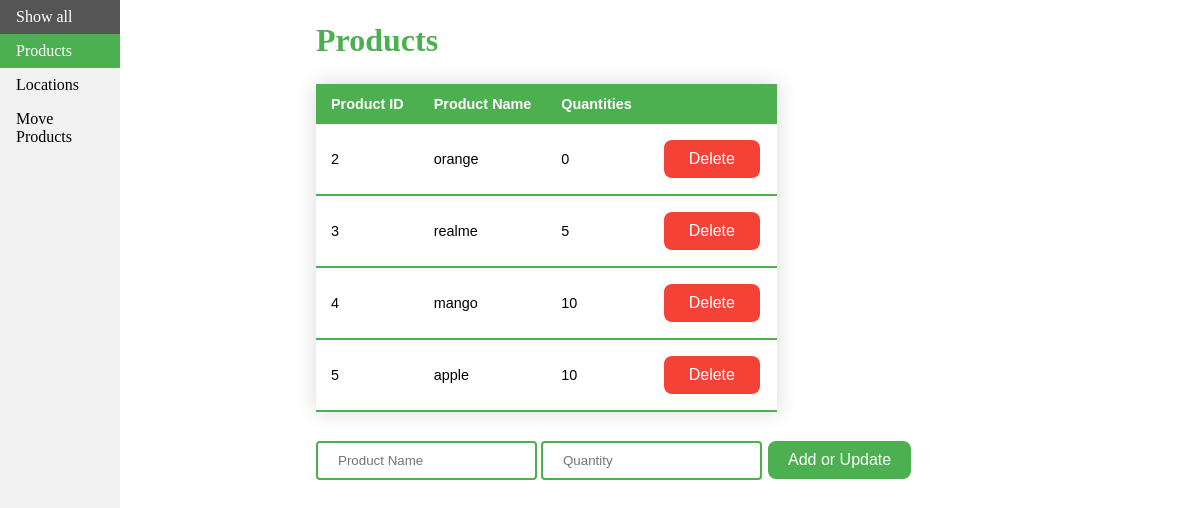
/products, run on an earlier commit of the app's database.
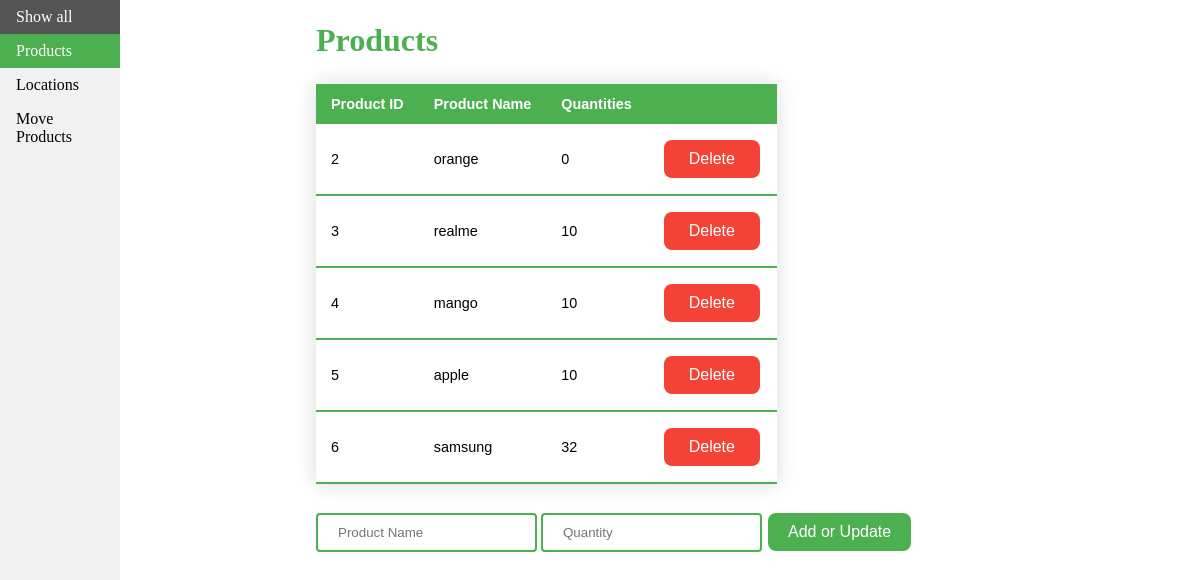
And on a later commit of the database.
### app.py (models this page shows, shortened)
class Products(db.Model):
    id = db.Column(db.Integer, primary_key=True)
    name = db.Column(db.String(100), unique=True, nullable=False)
    quantity = db.Column(db.Integer)

### app.py (the view)
@app.route('/products')
def products_view():
    return render_template('products.html', products = Products.query.all())

### templates/products.html (shortened to what this page needs)
<!DOCTYPE html>
<html>
<head>
    <link rel='stylesheet' type='text/css' media='screen' href="{{ url_for('static', filename='main.css') }}">
</head>
<body>
    <ul>
        <li><a href="{{ url_for('index') }}">Show all</a></li>
        <li><a class="active" href="{{ url_for('products_view') }}">Products</a></li>
        <li><a href="{{ url_for('locations_view') }}">Locations</a></li>
        <li><a href="{{ url_for('move_view') }}">Move Products</a></li>
    </ul>
    <div style="margin-left:25%;padding:1px 16px;height:1000px;">
    <h1>Products</h1>
        <table class="styled-table">
            <thead>
                <tr>
                    <th>Product ID</th>
                    <th>Product Name</th>
                    <th>Quantities</th>
                    <th></th>
                </tr>
            </thead>
            {% for product in products %}
            <tbody>
                <tr>
                    <td>{{ product.id }}</td>
                    <td class="active-row">{{ product.name }}</td>
                    <td>{{ product.quantity }}</td>
                    <td>
                        <a href="{{ url_for('deleteProduct', prod_id=product.id ) }}">
                            <button class="deletebutton" value= "delete" >Delete</button><br>
                        </a>
                    </td>
                </tr>
            {% endfor %}
            </tbody>
        </table>
        <form action="/add_prod" method="POST">
            <input name="name" type="text" placeholder="Product Name">
            <input name="quantity" type="number" placeholder="Quantity">
            <input class="button" type="submit" value="Add or Update">
        </form>
    </div>
</body>
</html>

What changed in the data, as far as the page shows it:
changed Products "realme": quantity "5" → "10"
added Products: id "6", name "samsung", quantity "32"
